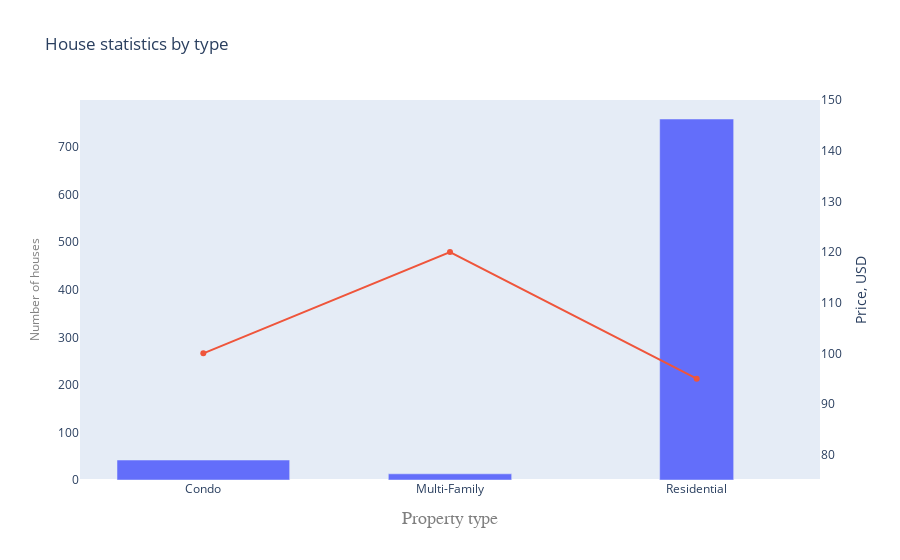

Source (notebook cell):
### Markdown cell above
## Add second axis

### Code cell
# First we define the second axis
figure_layout.yaxis2 = dict(
    title='Price, USD',
    overlaying='y',
    side='right',
    showgrid = False, # hide second gridline
    range=[75, 150]
)
# Then we specify in the line chart, that secondary axis should be used
line_chart_with_legend.yaxis = "y2"

# Disable gridlines and legend to reduce noise
figure_layout.yaxis.showgrid = False
figure_layout.showlegend = False

figure_layout.width = None # Disable the width that we set before

figure_elements = [bar_chart_with_legend, line_chart_with_legend]
figure = go.Figure(data=figure_elements, layout=figure_layout)
iplot(figure)

### Figure 1 — Plotly figure (JSON) as saved in the notebook; plotly's stock layout.template omitted (floating-point values rounded to 4 significant figures)
{"data": [{"name": "Number of houses", "type": "bar", "width": [0.7, 0.5, 0.3], "x": ["Condo", "Multi-Family", "Residential"], "y": [42, 13, 759]}, {"name": "Average price", "type": "scatter", "x": ["Condo", "Multi-Family", "Residential"], "y": [100, 120, 95], "yaxis": "y2"}], "layout": {"showlegend": false, "title": {"text": "House statistics by type"}, "xaxis": {"title": {"font": {"color": "#7f7f7f", "family": "Courier New, monospace", "size": 18}, "text": "Property type"}}, "yaxis": {"showgrid": false, "title": {"font": {"color": "#7f7f7f", "size": 12}, "text": "Number of houses"}}, "yaxis2": {"overlaying": "y", "range": [75, 150], "showgrid": false, "side": "right", "title": {"text": "Price, USD"}}}}
